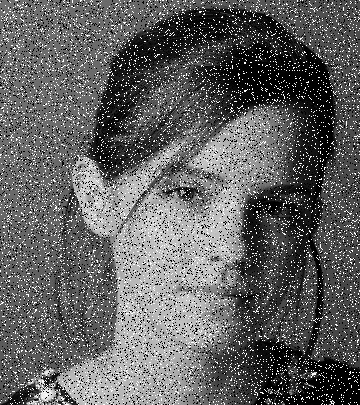
#> input picture resources/emma_salt_pepper.jpg, 360 x 405 px, found by its file name
$ python 08.py
#> lines starting #> are read from the running program, lines starting #| are printed output that depends on the picture
#> in main, im is the input picture: shape (405, 360); min 0, max 255, mean 97.6
import cv2 as cv
import numpy as np
import matplotlib.pyplot as plt

MANUAL_FUNCTION = True
GAUSSIAN_KERNEL_SIZE = 5
GAUSSIAN_SIGMA_X = 1.5
MEDIAN_KERNEL_SIZE = 5

def gaussian_kernel(size: int, sigma: float) -> np.ndarray:
    ax = np.linspace(-(size // 2), size // 2, size)
    Y, X = np.meshgrid(ax, ax)
    kernel = np.exp(-(X**2 + Y**2) / (2. * sigma**2))   # constant factor omitted due to division during normalization
    return kernel / np.sum(kernel)

def apply_gaussian_smoothing(image: np.ndarray, kernel_size: int, sigma: float) -> np.ndarray:
#> called with kernel_size = 5, sigma = 1.5
    kernel = gaussian_kernel(kernel_size, sigma)
    return cv.filter2D(image, -1, kernel)
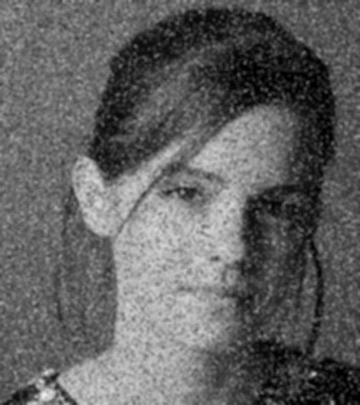
#> returned value: shape (405, 360); min 0, max 241, mean 97.6

def apply_median_smoothing(image: np.ndarray, kernel_size: int) -> np.ndarray:
#> called with kernel_size = 5
    if kernel_size % 2 == 0 or kernel_size < 1:
        raise ValueError("Median kernel size must be a positive odd integer.")

    pad = kernel_size // 2
    padded = np.pad(image, pad_width=pad, mode='reflect')   # opencv default is reflect
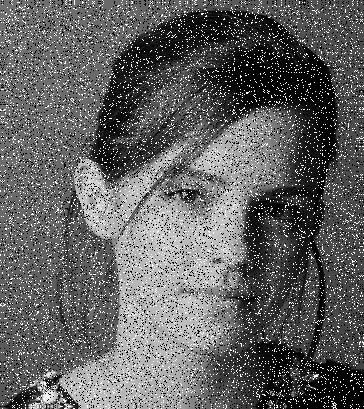
#> padded: shape (409, 364); min 0, max 255, mean 97.5
    output = np.empty_like(image)

    for y in range(image.shape[0]):
        for x in range(image.shape[1]):
            window = padded[y:y + kernel_size, x:x + kernel_size]
            output[y, x] = np.median(window)
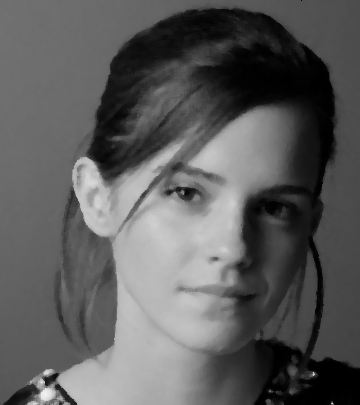
#> output: shape (405, 360); min 0, max 241, mean 92.1

    return output

def main():
    im = cv.imread('resources/emma_salt_pepper.jpg', cv.IMREAD_GRAYSCALE)
    assert im is not None, "Image not found!"

    if MANUAL_FUNCTION:
        im_gaussian_smoothed = apply_gaussian_smoothing(im, GAUSSIAN_KERNEL_SIZE, GAUSSIAN_SIGMA_X)
        im_median_smoothed = apply_median_smoothing(im, MEDIAN_KERNEL_SIZE)
    else:
        im_gaussian_smoothed = cv.GaussianBlur(im, (GAUSSIAN_KERNEL_SIZE, GAUSSIAN_KERNEL_SIZE), sigmaX=GAUSSIAN_SIGMA_X)
        im_median_smoothed = cv.medianBlur(im, ksize=MEDIAN_KERNEL_SIZE)

    fig, ((ax1, ax2, ax3), (ax4, ax5, ax6)) = plt.subplots(2, 3, figsize=(12, 8))
    ax1.imshow(im, cmap='gray')
    ax1.set_title('Original Noisy Image')
    ax1.axis('off')
    ax2.imshow(im_gaussian_smoothed, cmap='gray')
    ax2.set_title(f'Gaussian Smoothed Image ({GAUSSIAN_KERNEL_SIZE}x{GAUSSIAN_KERNEL_SIZE}, σ={GAUSSIAN_SIGMA_X})')
    ax2.axis('off')
    ax3.imshow(im_median_smoothed, cmap='gray')
    ax3.set_title(f'Median Smoothed Image ({MEDIAN_KERNEL_SIZE}x{MEDIAN_KERNEL_SIZE})')
    ax3.axis('off')

    ax4.hist(im.flatten(), bins=256, range=(0, 256), color='black')
    ax4.set_title('Histogram of Original Noisy Image')
    ax4.set_xlabel('Pixel Intensity')
    ax4.set_ylabel('Frequency')
    ax4.set_xlim([0, 255])

    ax5.hist(im_gaussian_smoothed.flatten(), bins=256, range=(0, 256), color='black')
    ax5.set_title('Histogram of Gaussian Smoothed Image')
    ax5.set_xlabel('Pixel Intensity')
    ax5.set_ylabel('Frequency')
    ax5.set_xlim([0, 255])

    ax6.hist(im_median_smoothed.flatten(), bins=256, range=(0, 256), color='black')
    ax6.set_title('Histogram of Median Smoothed Image')
    ax6.set_xlabel('Pixel Intensity')
    ax6.set_ylabel('Frequency')
    ax6.set_xlim([0, 255])

    plt.tight_layout()
    plt.show()
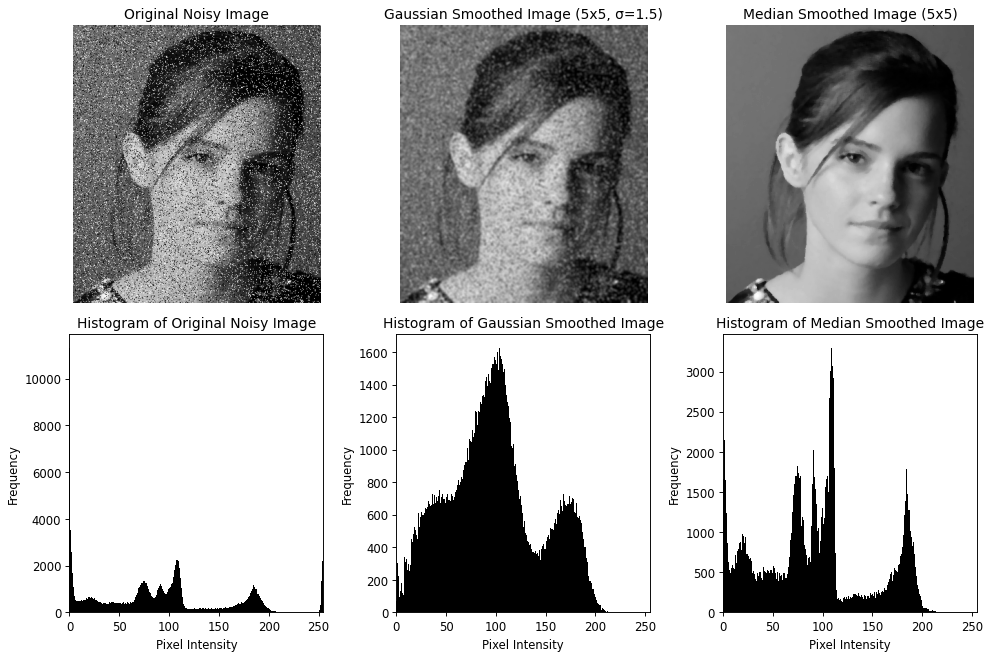
#> figure drawn by matplotlib, 6 panels; panel 4: tallest bar 11327 high, from x = 0 to 1; panel 5: tallest bar 1627 high, from x = 103 to 104; panel 6: tallest bar 3297 high, from x = 108 to 109
main()

$ run again, with resources/highlights_and_shadows.jpg copied over resources/emma_salt_pepper.jpg
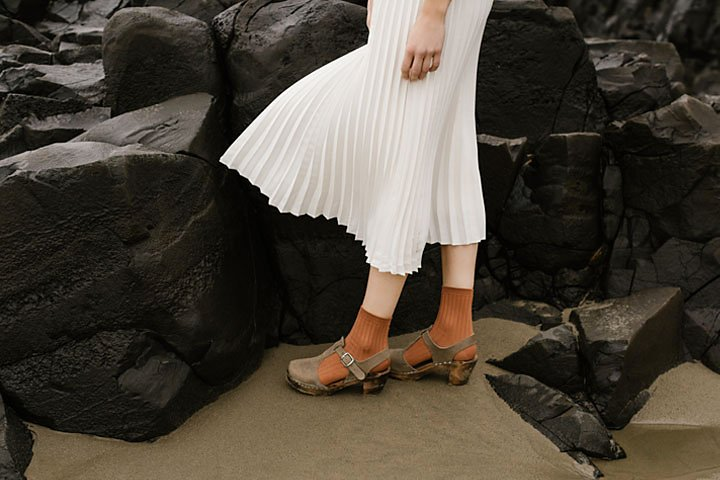
#> input picture resources/highlights_and_shadows.jpg, 720 x 480 px, found by its file name
#> in main, `im = cv.imread('resources/emma_salt_pepper.jpg', cv.IMREAD_GRAYSCALE)`:
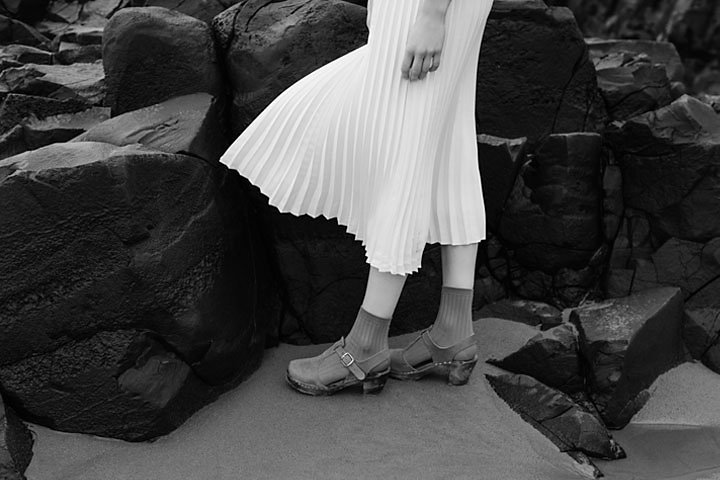
#> im: shape (480, 720); min 0, max 255, mean 69.5
#> in apply_median_smoothing, `padded = np.pad(image, pad_width=pad, mode='reflect')`:
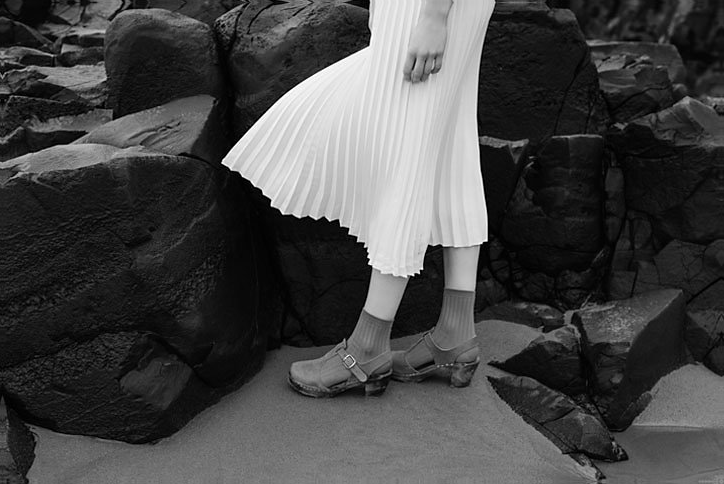
#> padded: shape (484, 724); min 0, max 255, mean 69.6

$ run again, with resources/orange-cat-2.jpg copied over resources/emma_salt_pepper.jpg
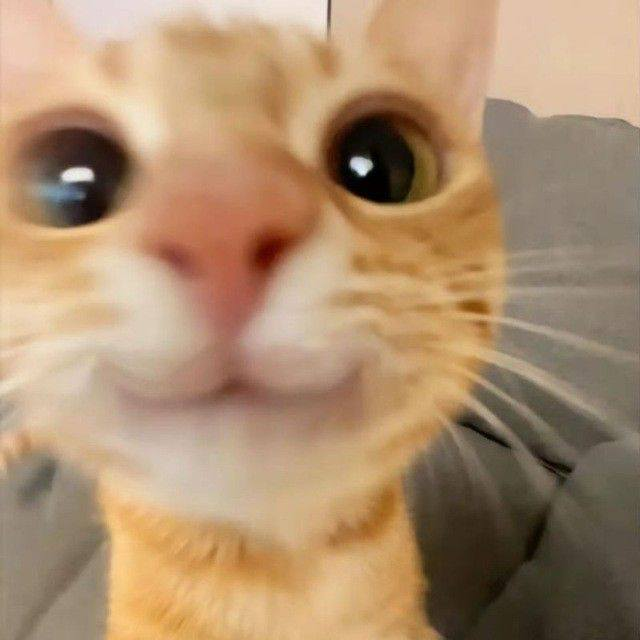
#> input picture resources/orange-cat-2.jpg, 640 x 640 px, found by its file name
#> in main, `im = cv.imread('resources/emma_salt_pepper.jpg', cv.IMREAD_GRAYSCALE)`:
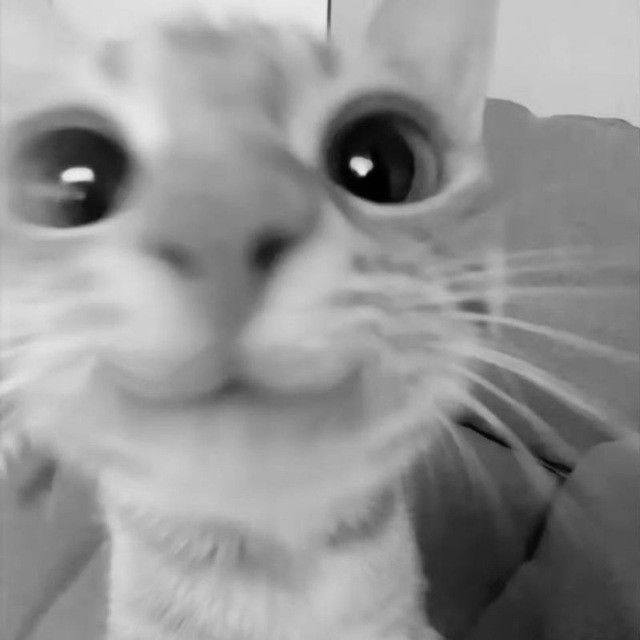
#> im: shape (640, 640); min 0, max 248, mean 147.3
